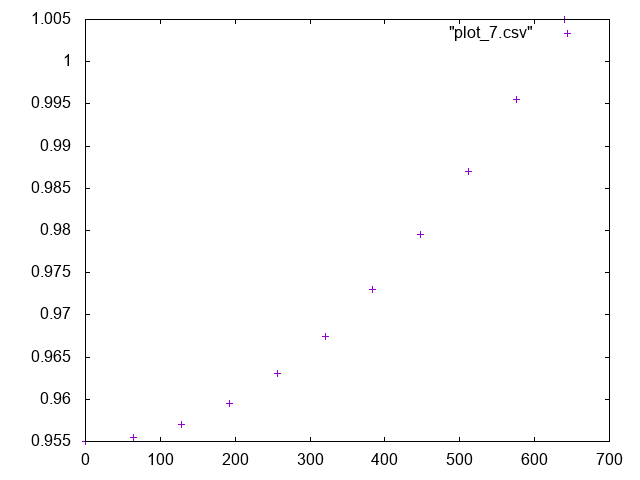

Write gnuplot code to recreate this figure.

      set terminal png
      set output "plot_7.png"
      plot "plot_7.csv"
    
